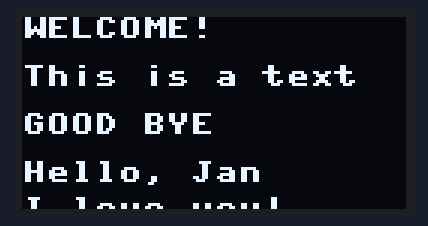
Bench run of a program on a simulated Raspberry Pi Pico running MicroPython. Parts: 128×64 one-colour display. Library files of the repository ran but are not shown: ssd1306.py; what the program prints to the serial console is not drawn.

Above: at 2.3 s.
At 4.4 s:
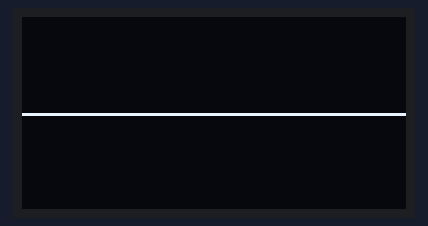
At 8.5 s:
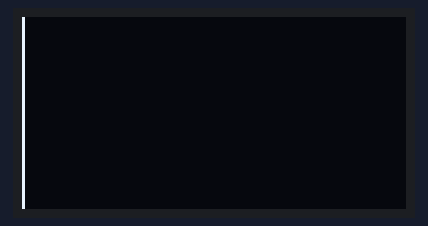
At 12.5 s:
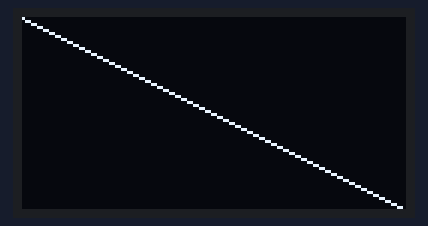
At 24.3 s:
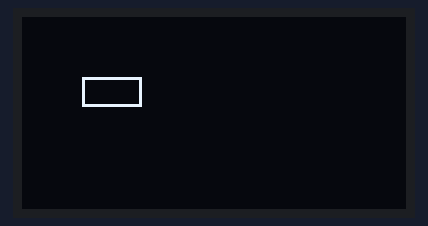
At 38.5 s:
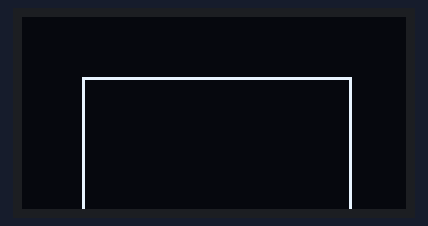

Measured:
- what the display in image 0 shows lasts 1.0 s, from 2.3 s to 3.3 s
- what the display in image 1 shows lasts 2.0 s, from 4.4 s to 6.4 s

The program:

oled_good1.py
```python
# Complete project details at https://RandomNerdTutorials.com/raspberry-pi-pico-ssd1306-oled-micropython/
# have i2c scanner at bottom
from machine import Pin, SoftI2C,I2C
from ssd1306 import SSD1306_I2C
from time import sleep

#You can choose any other combination of I2C pins
i2c = SoftI2C(scl=Pin(3), sda=Pin(2))

I2C_ADDR = i2c.scan()[0]
print(hex(I2C_ADDR))


# Note, progranm did not work when I fed the number values for width and height in directly
oled_width = 128
oled_height = 64
oled = SSD1306_I2C(oled_width, oled_height, i2c, addr = 0x3d)
sleep(.2)
oled.text("WELCOME!", 0, 0,1)
# 4th arguembnet is color of text, 1 is white, o is black, 1=white = default
oled.text("This is a text", 0, 16,1)
oled.text("GOOD BYE", 0, 32,1)
oled.text('Hello, Jan', 0, 48)
oled.text('I love you!', 0, 60)
#oled.text('You are GREAT!', 0, 20)
sleep(2)
oled.show()
sleep(1)
oled.fill(0)
oled.show()


i2c=I2C(1,sda=Pin(2), scl=Pin(3), freq=400000)
oled = SSD1306_I2C(128, 64, i2c, addr = 0x3d)

while True:
      oled.pixel(64,32,1)
      oled.show()
      sleep(1)
      oled.fill(0)

      oled.hline(0,32,128,1)
      oled.show()
      sleep(2)
      oled.fill(0)


      oled.hline(40,40,10,1)	#the 3d arguement adds the lenghtn of the line
      oled.show()
      sleep(2)
      oled.fill(0)

      oled.vline(0, 0, 64, 1)		#3d arguement is length
      oled.show()
      sleep(2)
      oled.fill(0)

      oled.vline(64, 30, 10, 1)
      oled.show()
      sleep(2)
      oled.fill(0)


      oled.line(0, 0, 128, 64, 1)
      oled.show()
      sleep(2)
      oled.fill(0)
      x=0
      y=0
      while x<100:
          oled.line(x,10,50,64, 1)
          oled.show()
          sleep(.5)
          oled.fill(0)
          x=x+10


      oled.rect(20, 20, 64, 32, 1)
      oled.show()
      sleep(.5)
      oled.fill(0)
      x=0
      while x<100:
          oled.rect(20, 20, x, y, 1)
          oled.show()
          sleep(2)
          oled.fill(0)
          x=x+10
          y=y+5


      oled.fill_rect(20, 20, 64, 32, 1)
      oled.show()
      sleep(2)
      oled.fill(0)


# i2c scanner
'''
import machine
sda=machine.Pin(2)
scl=machine.Pin(3)
i2c=machine.I2C(1,sda=sda, scl=scl, freq=400000)

print('Scan i2c bus...')
devices = i2c.scan()

if len(devices) == 0:
    print("No i2c device !")
else:
    print('i2c devices found:',len(devices))

for device in devices:
    print("Decimal address: ",device," | Hexa address: ",hex(device))

'''
```
